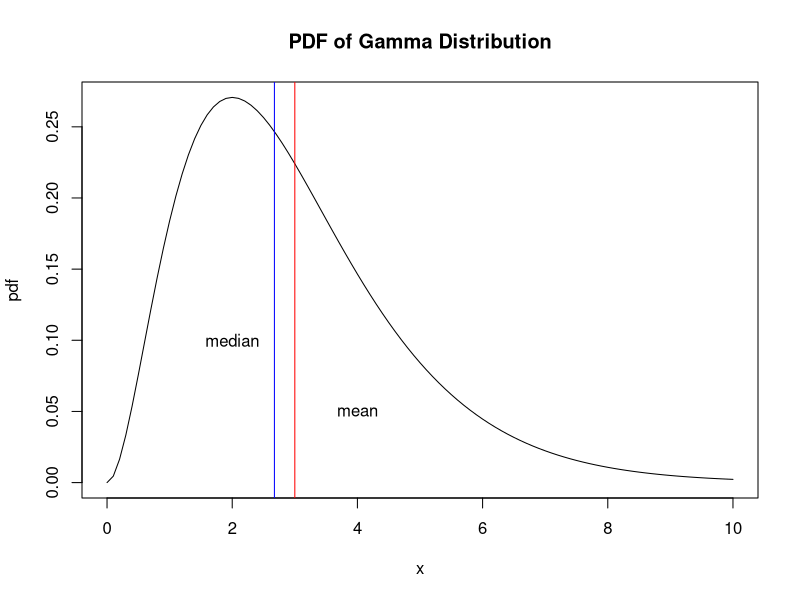
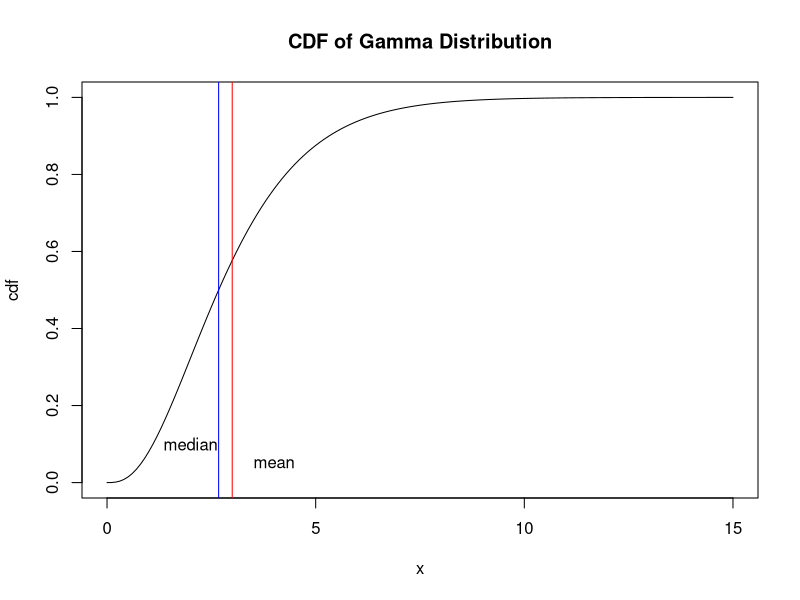
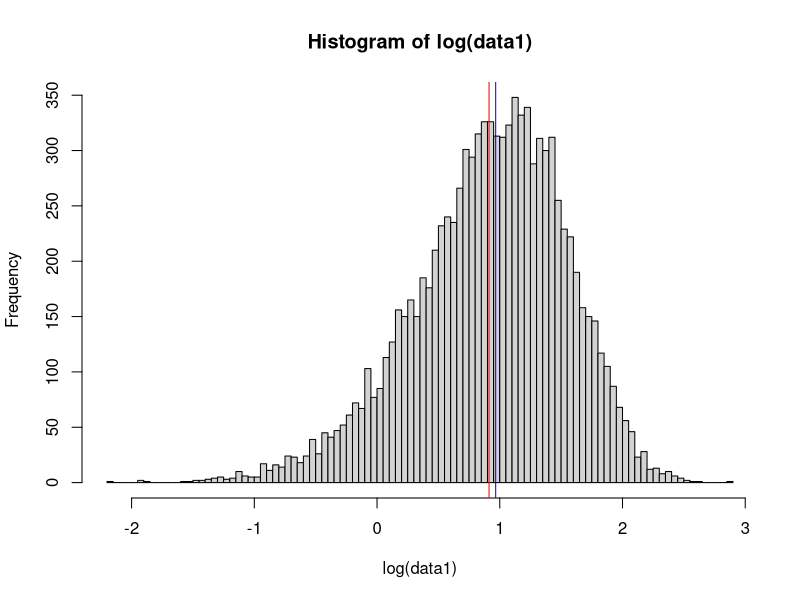
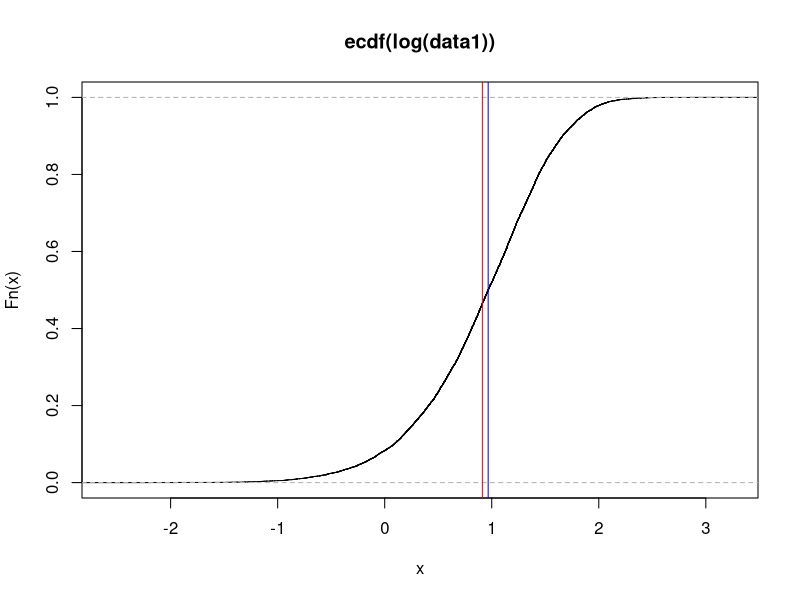
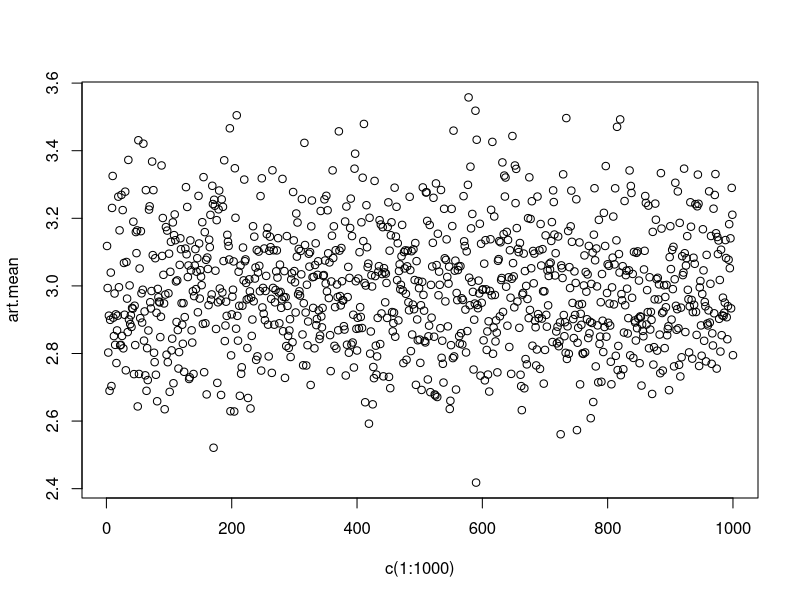
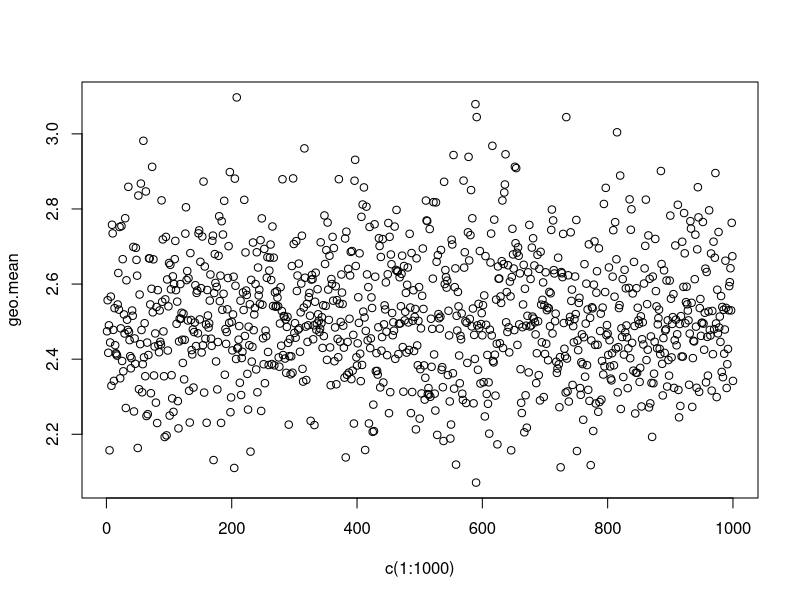
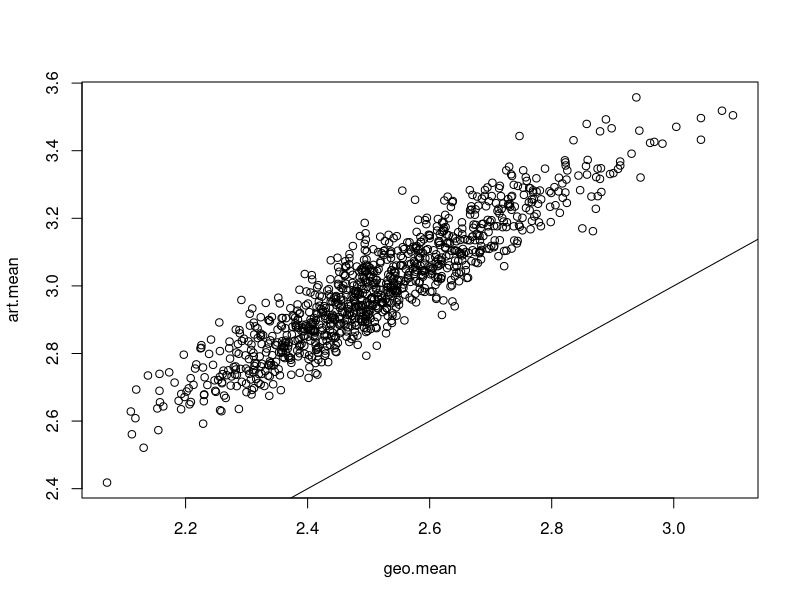
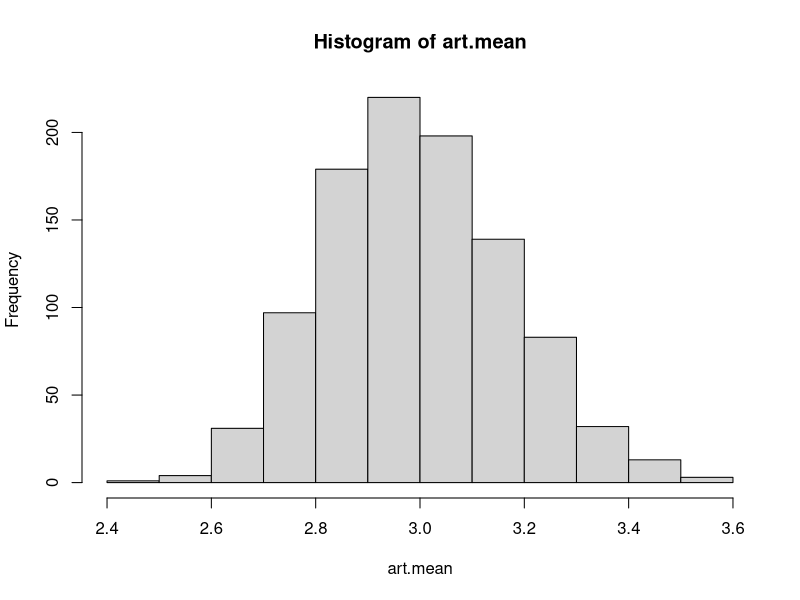

Write the R code that produced these figures, in order.
## ---- chunk 1
knitr::opts_chunk$set(echo=TRUE, warning=FALSE, message=FALSE)
## ---- chunk 2
shape=3
scale=1
x=seq(0,10,by=0.1)

pdf=dgamma(x,shape,scale)
mean.gam1=shape*scale
median.gam1=qgamma(0.5,shape,scale)

plot(x,pdf,type = "l",main="PDF of Gamma Distribution")
#Mark the mean
abline(v=mean.gam1,col="red")
text(4, .05, "mean")
#Mark the median
abline(v=median.gam1,col="blue")
text(2, .1, "median")
## ---- chunk 3
x=seq(0,15,by=0.1)

cdf=pgamma(x,shape,scale)
plot(x,cdf,type = "l",main="CDF of Gamma Distribution")
#Mark the mean
abline(v=mean.gam1,col="red")
text(4, .05, "mean")
#Mark the median
abline(v=median.gam1,col="blue")
text(2, .1, "median")
## ---- chunk 4
data1=rgamma(10000,shape,scale)

#hist(data1,breaks=100)

hist(log(data1),breaks=100)
abline(v=mean(log(data1)),col="red")
abline(v=median(log(data1)),col="blue")

## ---- chunk 5
plot(ecdf(log(data1)))
abline(v=mean(log(data1)),col="red")
abline(v=median(log(data1)),col="blue")
## ---- chunk 6
art.mean=NA
geo.mean=NA
for (i in 1:1000){
  data2=rgamma(100,shape,scale)
  art.mean[i]=mean(data2)
  geo.mean[i]=exp(mean(log(data2)))
}

plot(c(1:1000),art.mean)
plot(c(1:1000),geo.mean)
## ---- chunk 7
plot(geo.mean,art.mean)
abline(0,1)
## ---- chunk 8
hist(art.mean)
hist(geo.mean)
hist(art.mean-geo.mean)
## ---- chunk 9
lnmean=-1
lnsd=1
x=seq(0,10,by=0.01)

pdf=dlnorm(x,lnmean,lnsd)
mean.gam2=exp(lnmean+lnsd^2/2)
median.gam2=qlnorm(0.5,lnmean,lnsd)

plot(x,pdf,type = "l",main="PDF of Log Normal Distribution")
#Mark the mean
abline(v=mean.gam2,col="red")

#Mark the median
abline(v=median.gam2,col="blue")

## ---- chunk 10
x=seq(0,15,by=0.1)

cdf=plnorm(x,lnmean,lnsd)
plot(x,cdf,type = "l",main="CDF of Log Normal Distribution")
#Mark the mean
abline(v=mean.gam2,col="red")

#Mark the median
abline(v=median.gam2,col="blue")
## ---- chunk 11
data3=rlnorm(10000,lnmean,lnsd)

#hist(data1,breaks=100)

hist(log(data3),breaks=100)
abline(v=mean(log(data3)),col="red")
abline(v=median(log(data3)),col="blue")

## ---- chunk 12
plot(ecdf(log(data3)))
abline(v=mean(log(data3)),col="red")
abline(v=median(log(data3)),col="blue")
## ---- chunk 13
art.mean=NA
geo.mean=NA
for (i in 1:1000){
  data4=rlnorm(100,lnmean,lnsd)
  art.mean[i]=mean(data4)
  geo.mean[i]=exp(mean(log(data4)))
}

plot(c(1:1000),art.mean)
plot(c(1:1000),geo.mean)
## ---- chunk 14
plot(geo.mean,art.mean)
abline(0,1)
## ---- chunk 15
hist(art.mean)
hist(geo.mean)
hist(art.mean-geo.mean)
## ---- chunk 16
min=0
max=12
x=seq(-5,15,by=0.01)

pdf=dunif(x,min,max)
mean.gam3=(min+max)/2
median.gam3=qunif(0.5,min,max)

plot(x,pdf,type = "l",main="PDF of Uniform Distribution")
#Mark the mean
abline(v=mean.gam3,col="red")

#Mark the median
abline(v=median.gam3,col="blue")

## ---- chunk 17
x=seq(-5,15,by=0.1)

cdf=punif(x,min,max)
plot(x,cdf,type = "l",main="CDF of Uniform Distribution")
#Mark the mean
abline(v=mean.gam3,col="red")

#Mark the median
abline(v=median.gam3,col="blue")
## ---- chunk 18
data5=runif(10000,min,max)

#hist(data1,breaks=100)

hist(log(data5),breaks=100)
abline(v=mean(log(data5)),col="red")
abline(v=median(log(data5)),col="blue")

## ---- chunk 19
plot(ecdf(log(data5)))
abline(v=mean(log(data5)),col="red")
abline(v=median(log(data5)),col="blue")
## ---- chunk 20
art.mean=NA
geo.mean=NA
for (i in 1:1000){
  data6=runif(100,min,max)
  art.mean[i]=mean(data6)
  geo.mean[i]=exp(mean(log(data6)))
}

plot(c(1:1000),art.mean)
plot(c(1:1000),geo.mean)
## ---- chunk 21
plot(geo.mean,art.mean)
abline(0,1)
## ---- chunk 22
hist(art.mean)
hist(geo.mean)
hist(art.mean-geo.mean)
